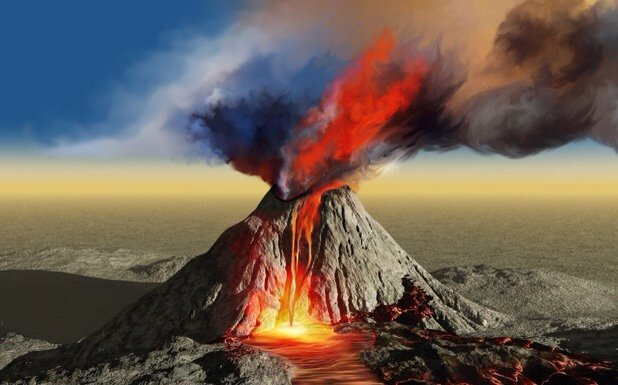
#> input picture Code_Unnati/Module3_ComputerVision&OpenvinoToolKit/Unit_3Hands on session on Computer vision/test_image.jpg, 618 x 385 px
$ python 6_Exercise.py
#> lines starting #> are read from the running program, lines starting #| are printed output that depends on the picture
# LAB 6 : Generating & Handling the .xml files
# Problem Statement
# For the below given filter to extract horizontal edges. Convert given filter to a usable .xml format and also test generated file

import numpy as np
np.array([[-1, -2, -1],
          [-2, 0, +2],
          [+1, +2, +1]], dtype=np.float32)

## Load OpenCV & Numpy library
import cv2
import numpy as np

## Create a new filter
filter_kernel = np.array([[-1, -2, -1],
                          [-2, 0, +2],
                          [+1, +2, +1]], dtype=np.float32)

## Save the filter to an XML file
cv2.FileStorage("filter.xml", cv2.FILE_STORAGE_WRITE).write("filter", filter_kernel)

## Now lets use the created .xml file
## Load the filter from the XML file
file_storage = cv2.FileStorage("filter.xml", cv2.FILE_STORAGE_READ)
filter_kernel = file_storage.getNode("filter").mat()

## Load an image
image = cv2.imread("test_image.jpg")
#> image is the input picture: shape (385, 618, 3); mean B, G, R 84, 94.2, 109

## Apply the filter to the image
filtered_image = cv2.filter2D(image, -1, filter_kernel)
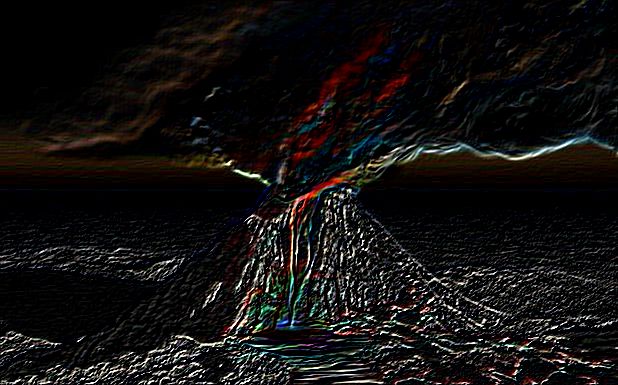
#> filtered_image: shape (385, 618, 3); mean B, G, R 16.5, 17.3, 19

## Display the original and filtered images
cv2.imshow("Original Image", image)
cv2.imshow("Filtered Image", filtered_image)
cv2.waitKey(0)
cv2.destroyAllWindows()
